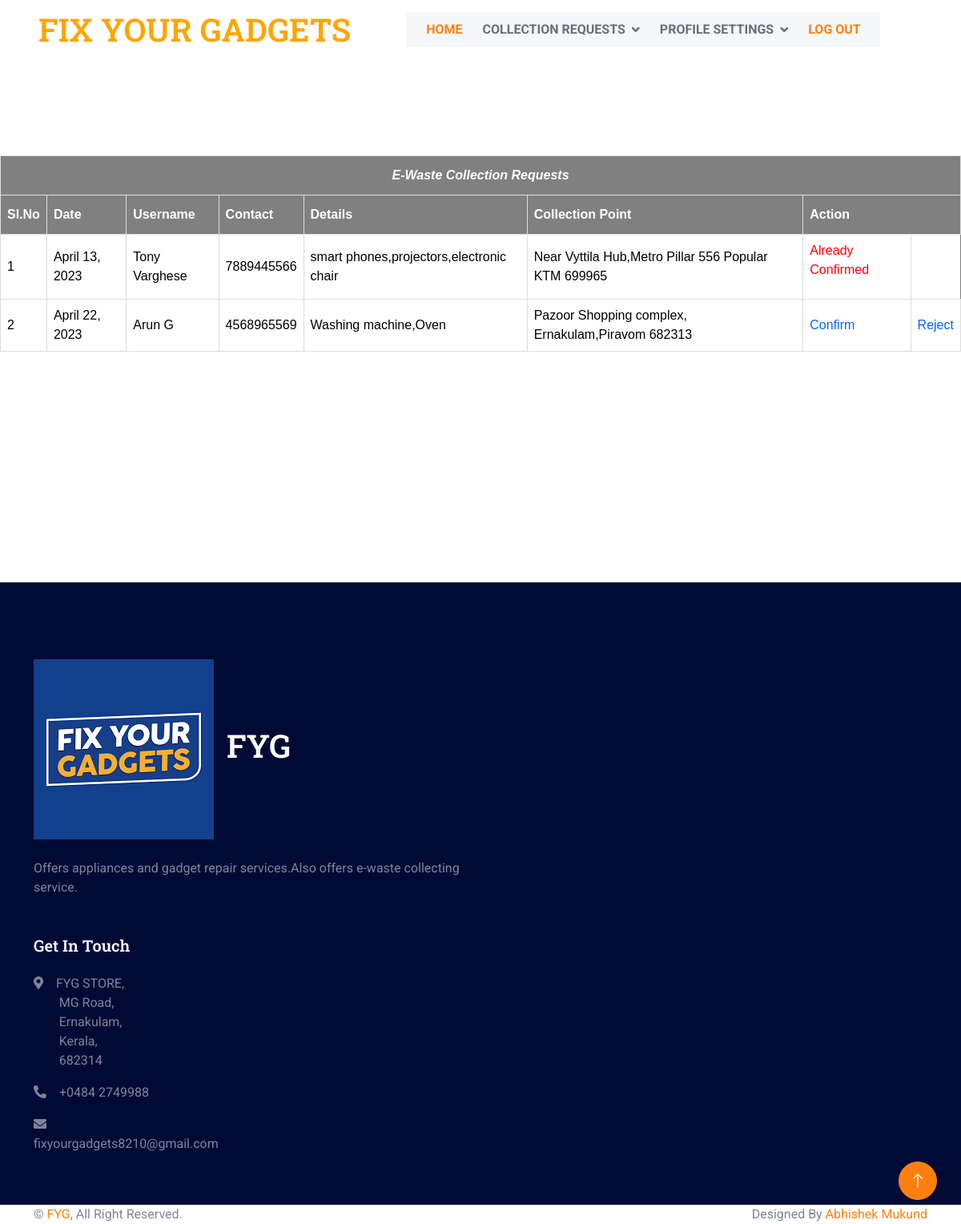
Screenshot of /EwasteCollector/ViewmyAllocEC/ (signed in) with the database file from the repository.
### Admin/models.py (models this page shows)
class Assignewastebooking(models.Model):
    aeb_status=models.IntegerField(default=0)
    collector=models.ForeignKey(EwasteCollector,on_delete=models.SET_NULL,null=True)
    ewastebooking=models.ForeignKey('User.Ewastebooking',on_delete=models.SET_NULL,null=True)

### User/models.py (models this page shows)
class Ewastebooking(models.Model):
    ewastebooking_details=models.CharField(max_length=50)
    ewastebooking_date=models.DateField(auto_now_add=True)
    ewastebooking_status=models.IntegerField(default=0)
    ewastebooking_collectionpoint=models.CharField(max_length=100)
    user=models.ForeignKey(User,on_delete=models.SET_NULL,null=True)

### Guest/models.py (models this page shows)
class User(models.Model):
    user_name=models.CharField(max_length=50)
    user_gender=models.CharField(max_length=50)
    user_contact=models.CharField(max_length=50)
    user_email=models.CharField(max_length=50)
    user_photo=models.FileField(upload_to='UserDocs/')
    user_proof=models.FileField(upload_to='UserDocs/')
    user_password=models.CharField(max_length=50)
    user_address=models.CharField(max_length=100)
    place=models.ForeignKey('Admin.Place',on_delete=models.CASCADE)

### EwasteCollector/views.py (the view)
# urls.py: path('ViewmyAllocEC/', views.ViewAllocatedEC,name="ViewmyAllocEC"),
def ViewAllocatedEC(request):
 if 'eid' in request.session:
    ecol=Assignewastebooking.objects.filter(collector=request.session["eid"])
    return render(request,"EwasteCollector/AllocatedEwasteCollectionRequests.html",{'data':ecol})
 else:
        return redirect('guest:Home')

### EwasteCollector/Templates/EwasteCollector/AllocatedEwasteCollectionRequests.html (shortened to what this page needs)
{% extends 'EwasteCollector/Head.html' %}
{% load static %}
{% block content %}
<!DOCTYPE html>
<html lang="en">
<head>
</head>
<body>
    <div id="tab">
    <br>
    <br>
    <br>
    <br>
    <br>
    <table  cellpadding="20px" border="1" align="center" bgcolor="white" >
        <tr>
        <th colspan="9"><center><i>E-Waste Collection Requests </i></center></th>
        </tr>
        <tr>
            <th>Sl.No</th>
            <th>Date</th>
            <th>Username</th>
            <th>Contact</th>
            <th>Details</th>
            <th>Collection Point</th>
            <th colspan="4">Action</th>
        </tr>
       {% for i in data %}
        <tr>
            <td>{{forloop.counter}}</td>
            <td>{{i.ewastebooking.ewastebooking_date}}</td>
            <td>{{i.ewastebooking.user.user_name}}</td>
            <td>{{i.ewastebooking.user.user_contact}}</td>
            <td>{{i.ewastebooking.ewastebooking_details}}</td>
            <td>{{i.ewastebooking.ewastebooking_collectionpoint}}</td>
            <td>
                {% if i.aeb_status == 1 %}
                <a href="{% url 'webcollector:confewasteb' i.id %}">Confirm</a>
                <td> <a href="{% url 'webcollector:delewasteb' i.id %}">Reject</a></td>
                {% else %}
               <font color="red"> <p>Already Confirmed</p></font>
                {% endif %}
            </td>
        </tr>
        {% endfor %}
    </table>
    <br>
    <br>
    <br>
    <br>
    <br>
    <br>
    <br>
    <br>
    <br>
    <br>
    </div>
</body>
</html>
{% endblock content %}

### Guest/static/EwasteCollector/css/style.css (style rules this page uses)
:root { --primary: #FF800F; --secondary: #001064; --light: #F6F7F8; --dark: #010A35; }

### Guest/static/form.css (style rules this page uses)
#tab { font-family: "Trebuchet MS", Arial, Helvetica, sans-serif; border-collapse: collapse; width: 100%; }
#tab td, #tab th { border: 1px solid #ddd; padding: 8px; color: black; }
#tab a { color:#06F; }
#tab th { padding-top: 12px; padding-bottom: 12px; text-align: left; background-color: gray; color: white; }

### rows the page displays
Assignewastebooking: ewastebooking.ewastebooking_date "April 13, 2023", ewastebooking.user.user_name "Tony Varghese", ewastebooking.user.user_contact "7889445566", ewastebooking.ewastebooking_details "smart phones,projectors,electronic chair", ewastebooking.ewastebooking_collectionpoint "Near Vyttila Hub,Metro Pillar 556 Popular KTM 699965", aeb_status "Already Confirmed"
Assignewastebooking: ewastebooking.ewastebooking_date "April 22, 2023", ewastebooking.user.user_name "Arun G", ewastebooking.user.user_contact "4568965569", ewastebooking.ewastebooking_details "Washing machine,Oven", ewastebooking.ewastebooking_collectionpoint "Pazoor Shopping complex, Ernakulam,Piravom 682313", aeb_status "Confirm"
